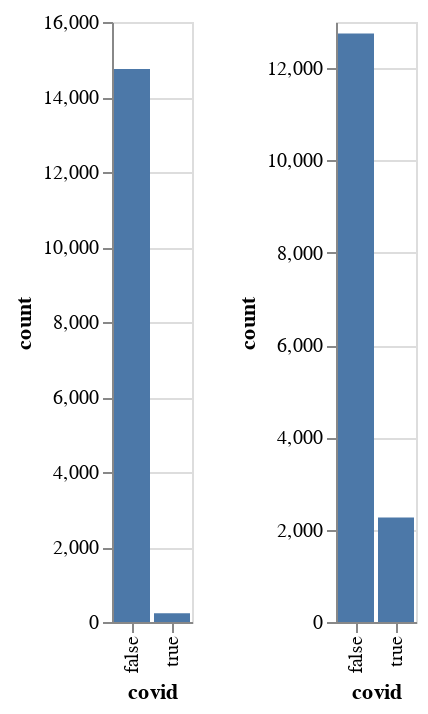

The notebook cell this image was saved under:
### Code cell
import pandas as pd 
import altair as alt

df3 = pd.DataFrame(df.value_counts()).reset_index()
df3 = df3.rename(columns = {0: "count"})

treat = df3[df3["group"] == "treatment"]
control = df3[df3["group"] == "control"] 

treat_chart = alt.Chart(treat).mark_bar().encode(
    x='covid',
    y='count'
)

control_chart = alt.Chart(control).mark_bar().encode(
    x='covid',
    y='count'
)

treat_chart | control_chart

### Figure 1 — Vega-Lite specification as saved in the notebook (floating-point values rounded to 4 significant figures)
{"config": {"view": {"continuousWidth": 400, "continuousHeight": 300}}, "hconcat": [{"data": {"name": "data-353d5ae6e4502cb65e617f6287f657f3"}, "mark": "bar", "encoding": {"x": {"type": "nominal", "field": "covid"}, "y": {"type": "quantitative", "field": "count"}}}, {"data": {"name": "data-7f4763aab0a0dc26b8d972d73fe60855"}, "mark": "bar", "encoding": {"x": {"type": "nominal", "field": "covid"}, "y": {"type": "quantitative", "field": "count"}}}], "$schema": "https://vega.github.io/schema/vega-lite/v4.8.1.json", "datasets": {"data-353d5ae6e4502cb65e617f6287f657f3": [{"group": "treatment", "covid": false, "count": 14750}, {"group": "treatment", "covid": true, "count": 235}], "data-7f4763aab0a0dc26b8d972d73fe60855": [{"group": "control", "covid": false, "count": 12751}, {"group": "control", "covid": true, "count": 2264}]}}
